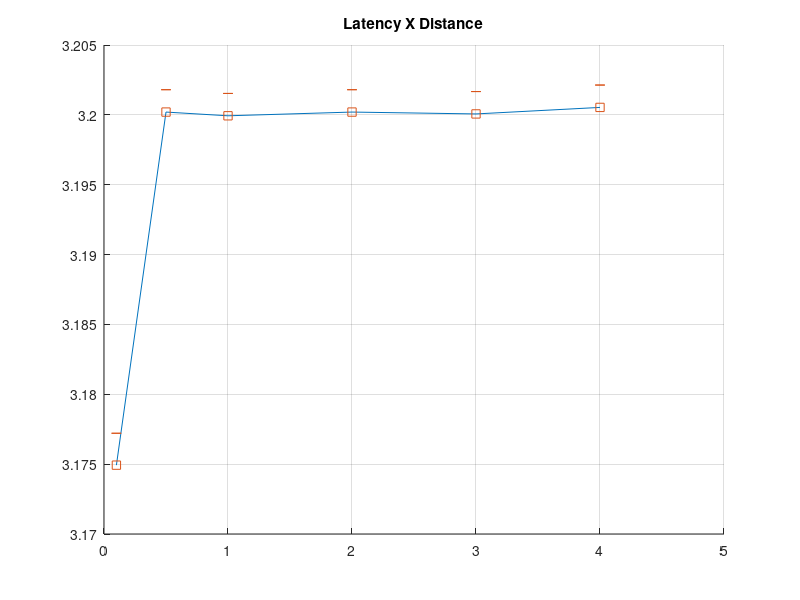

Reproduce this figure in MATLAB. (Note: this script raises an error after producing the figure.)
latInst1 = [];
bitInst1 = [];
latInst2 = [];
bitInst2 = [];
latInst3 = [];
bitInst3 = [];
latInst4 = [];
bitInst4 = [];
latInst5 = [];
bitInst5 = [];
latInst6 = [];
bitInst6 = [];

disp('Opening file 1 of 8 ...')
disp('Loading data from file ...')
load('simulate_scenery1.mat');

latInst1 = [latInst1 lat1];
bitInst1 = [bitInst1 bit1];
latInst2 = [latInst2 lat2];
bitInst2 = [bitInst2 bit2];
latInst3 = [latInst3 lat3];
bitInst3 = [bitInst3 bit3];
latInst4 = [latInst4 lat4];
bitInst4 = [bitInst4 bit4];
latInst5 = [latInst5 lat5];
bitInst5 = [bitInst5 bit5];


disp('Opening file 2 of 8 ...')
disp('Loading data from file ...')
load('simulate_scenery2.mat');

latInst1 = [latInst1 lat1];
bitInst1 = [bitInst1 bit1];
latInst2 = [latInst2 lat2];
bitInst2 = [bitInst2 bit2];
latInst3 = [latInst3 lat3];
bitInst3 = [bitInst3 bit3];
latInst4 = [latInst4 lat4];
bitInst4 = [bitInst4 bit4];
latInst5 = [latInst5 lat5];
bitInst5 = [bitInst5 bit5];


disp('Opening file 3 of 8 ...')
disp('Loading data from file ...')
load('simulate_scenery3.mat');

latInst1 = [latInst1 lat1];
bitInst1 = [bitInst1 bit1];
latInst2 = [latInst2 lat2];
bitInst2 = [bitInst2 bit2];
latInst3 = [latInst3 lat3];
bitInst3 = [bitInst3 bit3];
latInst4 = [latInst4 lat4];
bitInst4 = [bitInst4 bit4];
latInst5 = [latInst5 lat5];
bitInst5 = [bitInst5 bit5];


disp('Opening file 4 of 8 ...')
disp('Loading data from file ...')
load('simulate_scenery4.mat');


latInst1 = [latInst1 lat1];
bitInst1 = [bitInst1 bit1];
latInst2 = [latInst2 lat2];
bitInst2 = [bitInst2 bit2];
latInst3 = [latInst3 lat3];
bitInst3 = [bitInst3 bit3];
latInst4 = [latInst4 lat4];
bitInst4 = [bitInst4 bit4];
latInst5 = [latInst5 lat5];
bitInst5 = [bitInst5 bit5];

disp('Opening file 5 of 8 ...')
disp('Loading data from file ...')
load('simulate_scenery1(4).mat');

latInst6 = [latInst6 lat6];
bitInst6 = [bitInst6 bit6];

disp('Opening file 6 of 8 ...')
disp('Loading data from file ...')
load('simulate_scenery2(4).mat');

latInst6 = [latInst6 lat6];
bitInst6 = [bitInst6 bit6];

disp('Opening file 7 of 8 ...')
disp('Loading data from file ...')
load('simulate_scenery3(4).mat');

latInst6 = [latInst6 lat6];
bitInst6 = [bitInst6 bit6];

disp('Opening file 8 of 8 ...')
disp('Loading data from file ...')
load('simulate_scenery4(4).mat');

latInst6 = [latInst6 lat6];
bitInst6 = [bitInst6 bit6];

disp('All data imported!')
disp('Calculating...')

latencyTotal = [mean(latInst1) ...
                mean(latInst2) ...
                mean(latInst3) ...
                mean(latInst4) ...
                mean(latInst5) ...
                mean(latInst6)];

bitTotal = [mean(bitInst1) ...
            mean(bitInst2) ...
            mean(bitInst3) ...
            mean(bitInst4) ...
            mean(bitInst5) ...
            mean(bitInst6)];

desvioLatency = [std(latInst1) ...
                 std(latInst2) ...
                 std(latInst3) ...
                 std(latInst4) ...
                 std(latInst5) ...
                 std(latInst6)];

desvioBit = [std(bitInst1) ...
             std(bitInst2) ...
             std(bitInst3) ...
             std(bitInst4) ...
             std(bitInst5) ...
             std(bitInst6)];

margemErroLat = [1:6];
margemErroBit = [1:6];

elements = [length(latInst1) length(latInst2) length(latInst3) ...
            length(latInst4) length(latInst5) length(latInst6)];

for i=1:6
    margemErroLat(i) = 1.96*desvioLatency(i)/sqrt(elements(i));
    margemErroBit(i) = 1.96*desvioBit(i)/sqrt(elements(i));
end

intervaloSupLat = margemErroLat;
intervaloinfLat = (-1) * margemErroLat;
intervaloSupBit = margemErroBit;
intervaloinfBit =  (-1) * margemErroBit;

x = [0.1 0.5 1 2 3 4];

figure(1)
    hold on
        title('Latency X Distance')
        grid
        plot(x,latencyTotal)
        errorbar(x,latencyTotal,intervaloinfLat,intervaloSupLat,'s', 'MarkerEdgeColor','red','MarkerFaceColor','red');
        xlabel('Distance (m)');
        ylabel('Latency (ms)');
    hold off

figure(2)
    hold on
        title('Bit Rate X Distance')
        plot(x,bitTotal)
        grid
        errorbar(x,bitTotal,intervaloinfBit,intervaloSupBit,'s', 'MarkerEdgeColor','red','MarkerFaceColor','red');
        xlabel('Distance (m)');
        ylabel('Bit Rate (KBps)');
    hold off